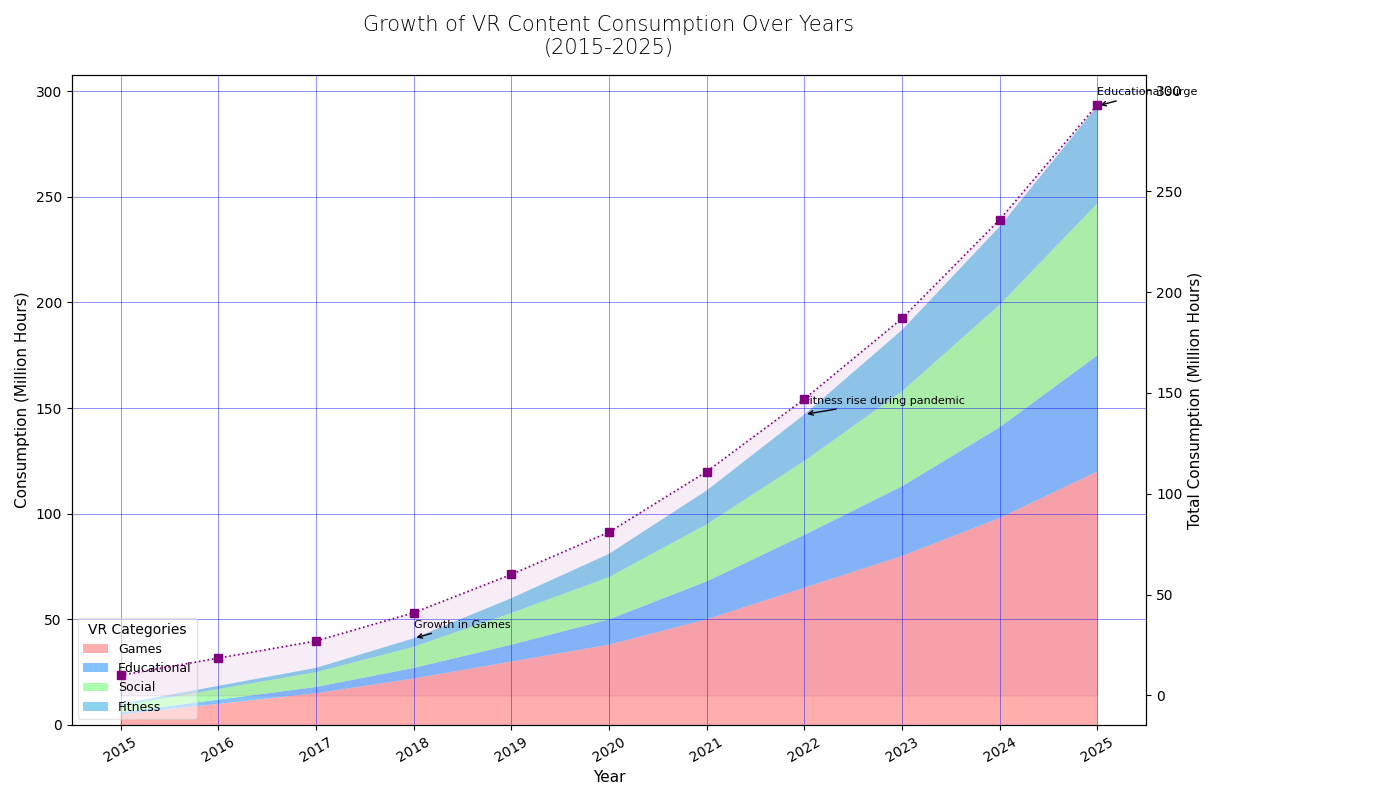

Write Python code to recreate this figure.
import matplotlib.pyplot as plt
import numpy as np

# Define the years for the chart
years = np.arange(2015, 2026)

# Define the VR content categories
vr_categories = ["Games", "Educational", "Social", "Fitness"]

# VR content consumption data (in million hours)
vr_data = np.array([
    [5, 10, 15, 22, 30, 38, 50, 65, 80, 98, 120],  # Games
    [1, 2, 3, 5, 8, 12, 18, 25, 33, 43, 55],  # Educational
    [3, 5, 7, 10, 15, 20, 27, 35, 45, 58, 72],  # Social
    [1, 1.5, 2, 4, 7, 11, 16, 22, 29, 37, 46]   # Fitness
])

# Initialize the figure and axes
fig, ax = plt.subplots(figsize=(14, 8))

# Define a color map
colors = ['#FF9999', '#66B2FF', '#99FF99', '#71C7EC']  # Changed last color

# Plot the stacked area chart
ax.stackplot(years, vr_data, labels=vr_categories, colors=colors, alpha=0.8)

# Set titles and labels
ax.set_title('Growth of VR Content Consumption Over Years\n(2015-2025)', fontsize=15, fontweight='light', pad=15)
ax.set_xlabel('Year', fontsize=11)
ax.set_ylabel('Consumption (Million Hours)', fontsize=11)

# Format x-axis for readability
ax.set_xticks(years)
ax.set_xticklabels(years, rotation=30, ha='center')

# Modify the legend style and location 
ax.legend(title='VR Categories', loc='lower left', fontsize=9, fancybox=True, framealpha=0.5)

# Modify grid style
ax.grid(color='blue', linestyle='-', linewidth=0.6, axis='both', alpha=0.5)

# Add annotations
annotations = {
    2022: 'Fitness rise during pandemic',
    2018: 'Growth in Games',
    2025: 'Educational surge'
}

for year, annotation in annotations.items():
    ax.annotate(annotation, xy=(year, vr_data[:, years.tolist().index(year)].sum()), 
                xytext=(year, vr_data[:, years.tolist().index(year)].sum() + 5),
                arrowprops=dict(facecolor='gray', arrowstyle='->'), fontsize=8, ha='left')

# Subplot for total consumption: use different line style and marker
ax2 = ax.twinx()
total_consumption = vr_data.sum(axis=0)
ax2.plot(years, total_consumption, label='Total Consumption', color='purple', linestyle=':', marker='s', markersize=6, linewidth=1.2)
ax2.fill_between(years, total_consumption, color='purple', alpha=0.07)

# Set secondary y-axis label
ax2.set_ylabel('Total Consumption (Million Hours)', fontsize=11)

# Adjust layout
plt.tight_layout(rect=[0, 0, 0.87, 1])

# Show the plot
plt.show()
